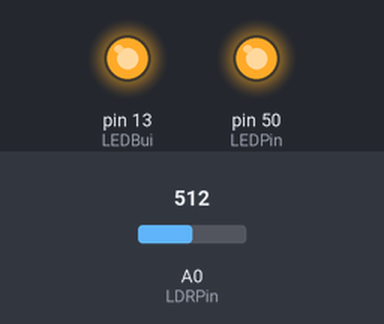
This sketch was run on a simulated Arduino Mega 2560, built with avr-gcc and run on an emulated ATmega2560. Shown: output pins drawn as LEDs (lit = HIGH). Inputs (shaded band) come from the test bench; at power-on: A0 (LDRPin) = 512.

Above: at 1.2 s.
1.3 s: A0 (LDRPin) set to 218
2.8 s: A0 (LDRPin) set to 190
At 3.5 s:
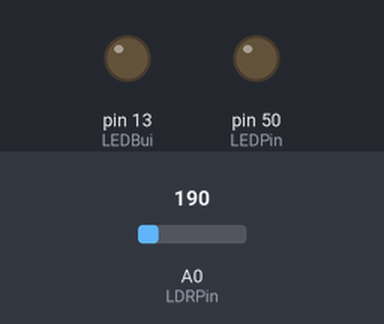
4.3 s: A0 (LDRPin) set to 210
At 4.7 s:
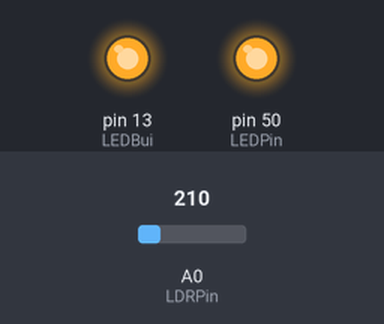
5.8 s: A0 (LDRPin) set to 122
At 7.0 s:
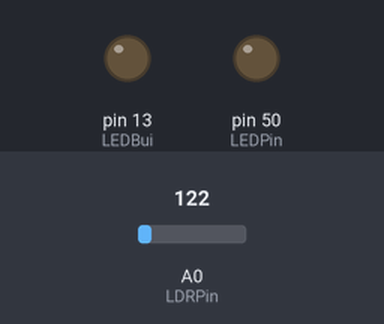
Timing chart, 0 to 8.3 s (numbered marks = the images above; inputs shaded):
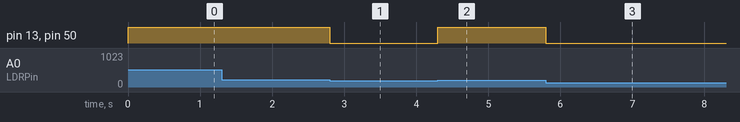

Measured:
- the behaviour switches between 201 and 200 on A0 (LDRPin) (found by bisection; images 0 and 1)
- after the input at 1.3 s, every drawn part: stays the same
- after the input at 2.8 s, pin 13 (LEDBui), pin 50 (LEDPin): HIGH → LOW at once
- after the input at 4.3 s, pin 13 (LEDBui), pin 50 (LEDPin): LOW → HIGH at once
- after the input at 5.8 s, pin 13 (LEDBui), pin 50 (LEDPin): HIGH → LOW at once

The sketch:

Practice5.1_Photoresistor_Analog.ino
```cpp
/*
  Photoresistor or LDR Sensor as ANALOG INPUT

Description:
  Turn on a specific led according to light changes.
  The resistance of a photoresistor decreases
  with increasing incident light

Author:
  created September 19, 2017
  by David Osorio

Organization:
  Colima Institute of Technology

Career:
  Computer Engineering

Subject:
  Embedded Systems
*/


const int LEDBui = 13;
const int LEDPin = 50;
const int LDRPin = A0;
const int threshold = 200;

void setup() {
  pinMode(LEDPin, OUTPUT);
  pinMode(LEDBui, OUTPUT);
  pinMode(LDRPin, INPUT);
}

void loop() {
  int input = analogRead(LDRPin);
  if (input > threshold) {
    digitalWrite(LEDPin, HIGH);
    digitalWrite(LEDBui, HIGH);
  }
  else {
    digitalWrite(LEDPin, LOW);
    digitalWrite(LEDBui, LOW);
  }
}
```
